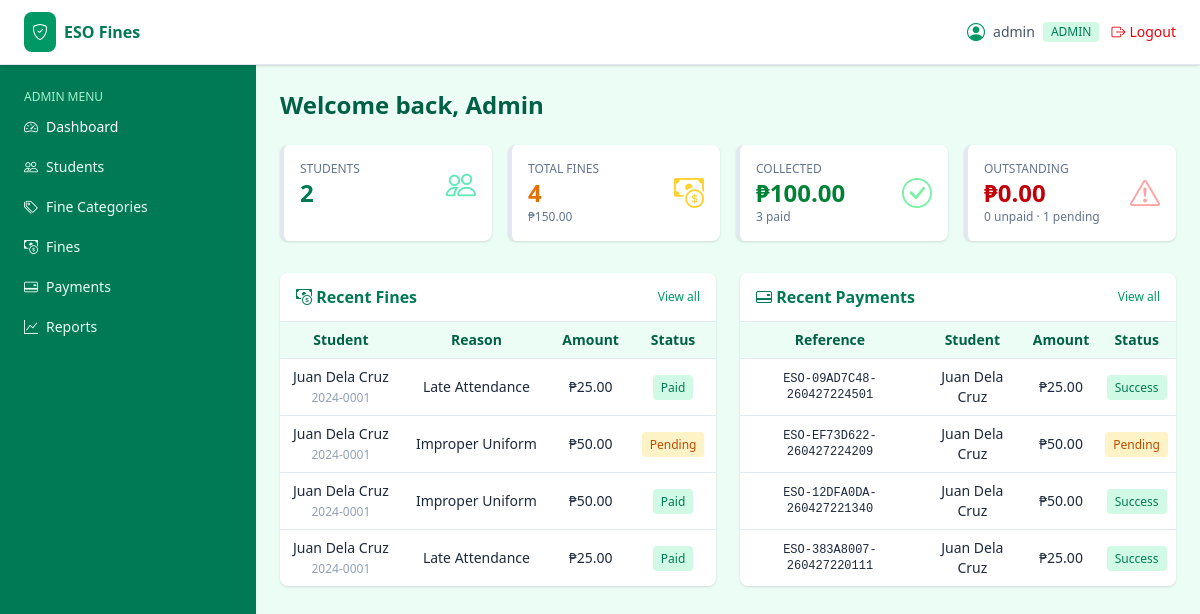
Page /admin/dashboard.php (signed in) on the committed database.
### tables this page shows
CREATE TABLE `users` (
  `id` int(11) UNSIGNED NOT NULL,
  `username` varchar(60) NOT NULL,
  `email` varchar(120) NOT NULL,
  `password` varchar(255) NOT NULL,
  `role` enum('admin','student') NOT NULL DEFAULT 'student',
  `student_id` int(11) UNSIGNED DEFAULT NULL,
  `is_active` tinyint(1) NOT NULL DEFAULT 1,
  `created_at` timestamp NOT NULL DEFAULT current_timestamp()
);

CREATE TABLE `fines` (
  `id` int(11) UNSIGNED NOT NULL,
  `student_id` int(11) UNSIGNED NOT NULL,
  `category_id` int(11) UNSIGNED DEFAULT NULL,
  `amount` decimal(10,2) NOT NULL,
  `reason` varchar(255) NOT NULL,
  `status` enum('unpaid','pending','paid','cancelled') NOT NULL DEFAULT 'unpaid',
  `issued_by` int(11) UNSIGNED NOT NULL,
  `issued_at` timestamp NOT NULL DEFAULT current_timestamp(),
  `paid_at` timestamp NULL DEFAULT NULL
);

CREATE TABLE `students` (
  `id` int(11) UNSIGNED NOT NULL,
  `student_no` varchar(30) NOT NULL,
  `full_name` varchar(150) NOT NULL,
  `email` varchar(120) NOT NULL,
  `contact` varchar(20) DEFAULT NULL,
  `course` varchar(80) DEFAULT NULL,
  `year_level` varchar(20) DEFAULT NULL,
  `section` varchar(20) DEFAULT NULL,
  `created_at` timestamp NOT NULL DEFAULT current_timestamp()
);

CREATE TABLE `payments` (
  `id` int(11) UNSIGNED NOT NULL,
  `fine_id` int(11) UNSIGNED NOT NULL,
  `student_id` int(11) UNSIGNED NOT NULL,
  `amount` decimal(10,2) NOT NULL,
  `reference_no` varchar(60) NOT NULL,
  `receipt_path` varchar(255) DEFAULT NULL,
  `payment_method` varchar(40) NOT NULL DEFAULT 'GCASH',
  `status` enum('initiated','pending','success','failed') NOT NULL DEFAULT 'initiated',
  `qr_payload` text DEFAULT NULL,
  `created_at` timestamp NOT NULL DEFAULT current_timestamp(),
  `paid_at` timestamp NULL DEFAULT NULL
);

### includes/db.php (called while the page is built, shortened)
<?php
function db() {
    static $pdo = null;
    if ($pdo === null) {
        $dsn = 'mysql:host=' . DB_HOST . ';port=' . DB_PORT . ';dbname=' . DB_NAME . ';charset=utf8mb4';
        try {
            $pdo = new PDO($dsn, DB_USER, DB_PASS, [
                PDO::ATTR_ERRMODE            => PDO::ERRMODE_EXCEPTION,
                PDO::ATTR_DEFAULT_FETCH_MODE => PDO::FETCH_ASSOC,
                PDO::ATTR_EMULATE_PREPARES   => false,
            ]);
        } catch (PDOException $e) {
            http_response_code(500);
            die('Database connection failed: ' . htmlspecialchars($e->getMessage()));
        }
    }
    return $pdo;
}
function db_all($sql, $params = []) {
    $stmt = db()->prepare($sql);
    $stmt->execute($params);
    return $stmt->fetchAll();
}
function db_one($sql, $params = []) {
    $stmt = db()->prepare($sql);
    $stmt->execute($params);
    return $stmt->fetch();
}

### includes/auth.php (called while the page is built, shortened)
<?php
require_once __DIR__ . '/db.php';
require_once __DIR__ . '/functions.php';
function current_user() {
    static $cache = null;
    if ($cache !== null && $cache['id'] === (int)$_SESSION['user_id']) return $cache;
    $cache = db_one('SELECT * FROM users WHERE id = ? AND is_active = 1', [$_SESSION['user_id']]);
    return $cache ?: null;
}
function check_session_timeout() {
    if (!current_user()) return;
}
function require_login() {
    check_session_timeout();
}
function require_role($role) {
    require_login();
}

### includes/functions.php (called while the page is built, shortened)
<?php
function e($val) {
    return htmlspecialchars((string)$val, ENT_QUOTES, 'UTF-8');
}
function peso($n) {
    return '₱' . number_format((float)$n, 2);
}

### admin/dashboard.php (the view, shortened to what this page needs)
<?php
require_once __DIR__ . '/../includes/auth.php';
require_role('admin');
$totalStudents = db_one('SELECT COUNT(*) c FROM students')['c'];
$totalFines    = db_one('SELECT COUNT(*) c, COALESCE(SUM(amount),0) a FROM fines');
$paidFines     = db_one("SELECT COUNT(*) c, COALESCE(SUM(amount),0) a FROM fines WHERE status='paid'");
$unpaidFines   = db_one("SELECT COUNT(*) c, COALESCE(SUM(amount),0) a FROM fines WHERE status='unpaid'");
$pendingFines  = db_one("SELECT COUNT(*) c FROM fines WHERE status='pending'");
$recentPayments = db_all("
    SELECT p.*, s.full_name, s.student_no
    FROM payments p
    JOIN students s ON s.id = p.student_id
    ORDER BY p.created_at DESC LIMIT 8");
$recentFines = db_all("
    SELECT f.*, s.full_name, s.student_no
    FROM fines f
    JOIN students s ON s.id = f.student_id
    ORDER BY f.issued_at DESC LIMIT 8");
include __DIR__ . '/../templates/header.php';
include __DIR__ . '/../templates/sidebar.php';
?>
<h1 class="text-2xl font-bold text-emerald-800 mb-6">Welcome back, Admin</h1>
<div class="grid grid-cols-1 sm:grid-cols-2 lg:grid-cols-4 gap-4 mb-8">
  <div class="bg-white border-l-4 border-emerald-600 rounded-lg shadow p-4">
    <div class="flex items-center justify-between">
      <div>
        <p class="text-xs text-slate-500 uppercase">Students</p>
        <p class="text-2xl font-bold text-emerald-700"><?= e($totalStudents) ?></p>
      </div>
      <i class="bi bi-people text-3xl text-emerald-300"></i>
    </div>
  </div>
  <div class="bg-white border-l-4 border-amber-500 rounded-lg shadow p-4">
    <div class="flex items-center justify-between">
      <div>
        <p class="text-xs text-slate-500 uppercase">Total Fines</p>
        <p class="text-2xl font-bold text-amber-600"><?= e($totalFines['c']) ?></p>
        <p class="text-xs text-slate-500"><?= peso($totalFines['a']) ?></p>
      </div>
      <i class="bi bi-cash-coin text-3xl text-amber-300"></i>
    </div>
  </div>
  <div class="bg-white border-l-4 border-green-600 rounded-lg shadow p-4">
    <div class="flex items-center justify-between">
      <div>
        <p class="text-xs text-slate-500 uppercase">Collected</p>
        <p class="text-2xl font-bold text-green-700"><?= peso($paidFines['a']) ?></p>
        <p class="text-xs text-slate-500"><?= e($paidFines['c']) ?> paid</p>
      </div>
      <i class="bi bi-check-circle text-3xl text-green-300"></i>
    </div>
  </div>
  <div class="bg-white border-l-4 border-red-600 rounded-lg shadow p-4">
    <div class="flex items-center justify-between">
      <div>
        <p class="text-xs text-slate-500 uppercase">Outstanding</p>
        <p class="text-2xl font-bold text-red-700"><?= peso($unpaidFines['a']) ?></p>
        <p class="text-xs text-slate-500"><?= e($unpaidFines['c']) ?> unpaid · <?= e($pendingFines['c']) ?> pending</p>
      </div>
      <i class="bi bi-exclamation-triangle text-3xl text-red-300"></i>
    </div>
  </div>
</div>
<div class="grid grid-cols-1 lg:grid-cols-2 gap-6">
  <div class="bg-white rounded-lg shadow">
    <div class="px-4 py-3 border-b flex items-center justify-between">
      <h2 class="font-semibold text-emerald-700"><i class="bi bi-cash-coin"></i> Recent Fines</h2>
      <a href="<?= APP_URL ?>/admin/fines.php" class="text-xs text-emerald-600 hover:underline">View all</a>
    </div>
    <div class="overflow-x-auto desktop-table">
    <table class="w-full text-sm min-w-[380px]">
      <thead class="bg-emerald-50 text-emerald-800">
        <tr><th class="text-left p-2">Student</th><th class="text-left p-2">Reason</th><th class="text-right p-2">Amount</th><th class="p-2">Status</th></tr>
      </thead>
      <tbody>
        <?php foreach ($recentFines as $f): ?>
          <tr class="border-t">
            <td class="p-2"><?= e($f['full_name']) ?><br><span class="text-xs text-slate-400"><?= e($f['student_no']) ?></span></td>
            <td class="p-2"><?= e($f['reason']) ?></td>
            <td class="p-2 text-right"><?= peso($f['amount']) ?></td>
            <td class="p-2 text-center"><?php
              $cls = ['unpaid'=>'bg-red-100 text-red-700','pending'=>'bg-amber-100 text-amber-700','paid'=>'bg-emerald-100 text-emerald-700','cancelled'=>'bg-slate-100 text-slate-600'][$f['status']];
              echo '<span class="text-xs px-2 py-1 rounded ' . $cls . '">' . e(ucfirst($f['status'])) . '</span>';
            ?></td>
          </tr>
        <?php endforeach; if (!$recentFines): ?>
          <tr><td colspan="4" class="text-center text-slate-400 p-4">No fines yet.</td></tr>
        <?php endif; ?>
      </tbody>
    </table>
    </div>
  </div>
  <div class="bg-white rounded-lg shadow">
    <div class="px-4 py-3 border-b flex items-center justify-between">
      <h2 class="font-semibold text-emerald-700"><i class="bi bi-credit-card-2-back"></i> Recent Payments</h2>
      <a href="<?= APP_URL ?>/admin/payments.php" class="text-xs text-emerald-600 hover:underline">View all</a>
    </div>
    <div class="overflow-x-auto desktop-table">
    <table class="w-full text-sm min-w-[380px]">
      <thead class="bg-emerald-50 text-emerald-800">
        <tr><th class="text-left p-2">Reference</th><th class="text-left p-2">Student</th><th class="text-right p-2">Amount</th><th class="p-2">Status</th></tr>
      </thead>
      <tbody>
        <?php foreach ($recentPayments as $p): ?>
          <tr class="border-t">
            <td class="p-2 font-mono text-xs"><?= e($p['reference_no']) ?></td>
            <td class="p-2"><?= e($p['full_name']) ?></td>
            <td class="p-2 text-right"><?= peso($p['amount']) ?></td>
            <td class="p-2 text-center"><?php
              $cls = ['initiated'=>'bg-slate-100 text-slate-700','pending'=>'bg-amber-100 text-amber-700','success'=>'bg-emerald-100 text-emerald-700','failed'=>'bg-red-100 text-red-700'][$p['status']];
              echo '<span class="text-xs px-2 py-1 rounded ' . $cls . '">' . e(ucfirst($p['status'])) . '</span>';
            ?></td>
          </tr>
        <?php endforeach; if (!$recentPayments): ?>
          <tr><td colspan="4" class="text-center text-slate-400 p-4">No payments yet.</td></tr>
        <?php endif; ?>
      </tbody>
    </table>
    </div>
  </div>
</div>
<?php include __DIR__ . '/../templates/footer.php'; ?>

### templates/header.php (shortened to what this page needs)
<?php
require_once __DIR__ . '/../includes/auth.php';
$user = current_user();
?>
<!DOCTYPE html>
<html lang="en">
<head>
<link id="tw-css" rel="stylesheet" href="<?= APP_URL ?>/assets/css/tailwind.min.css">
<link id="bi-css" rel="stylesheet" href="<?= APP_URL ?>/assets/css/bootstrap-icons.min.css">
</head>
<body class="bg-emerald-50 text-slate-800 min-h-screen">
<header class="bg-white border-b border-emerald-100 sticky top-0 z-30 shadow-sm">
  <div class="flex items-center justify-between px-4 md:px-6 py-3">
    <div class="flex items-center gap-3">
      <a href="<?= APP_URL ?>" class="flex items-center gap-2">
        <span class="bg-emerald-600 text-white p-2 rounded-lg"><i class="bi bi-shield-check"></i></span>
        <span class="font-bold text-emerald-700">ESO Fines</span>
      </a>
    </div>
    <div class="flex items-center gap-3">
      <span class="hidden sm:flex items-center gap-2 text-sm text-slate-600">
        <i class="bi bi-person-circle text-emerald-600 text-lg"></i>
        <?= e($user['username']) ?>
        <span class="text-xs uppercase bg-emerald-100 text-emerald-700 px-2 py-0.5 rounded"><?= e($user['role']) ?></span>
      </span>
      <a href="<?= APP_URL ?>/actions/logout.php" class="text-sm text-red-600 hover:underline flex items-center gap-1">
        <i class="bi bi-box-arrow-right"></i> Logout
      </a>
    </div>
  </div>
</header>
<div class="flex">

### templates/header.php (style rules this page uses)
*, *::before, *::after { border-color: #e2e8f0; }
body { font-family: 'Segoe UI', Tahoma, Geneva, Verdana, sans-serif; }
main table th, main table td { text-align: center !important; vertical-align: middle; }

### rows in the picture
users: username "admin", role "ADMIN"
fines: student.full_name "Juan Dela Cruz", student.student_no "2024-0001", reason "Late Attendance", amount "₱25.00", status "Paid"
fines: student.full_name "Juan Dela Cruz", student.student_no "2024-0001", reason "Improper Uniform", amount "₱50.00", status "Pending"
fines: student.full_name "Juan Dela Cruz", student.student_no "2024-0001", reason "Improper Uniform", amount "₱50.00", status "Paid"
fines: student.full_name "Juan Dela Cruz", student.student_no "2024-0001", reason "Late Attendance", amount "₱25.00", status "Paid"
payments: reference_no "ESO-09AD7C48-260427224501", student.full_name "Juan Dela Cruz", amount "₱25.00", status "Success"
payments: reference_no "ESO-EF73D622-260427224209", student.full_name "Juan Dela Cruz", amount "₱50.00", status "Pending"
payments: reference_no "ESO-12DFA0DA-260427221340", student.full_name "Juan Dela Cruz", amount "₱50.00", status "Success"
payments: reference_no "ESO-383A8007-260427220111", student.full_name "Juan Dela Cruz", amount "₱25.00", status "Success"

### other values in the picture
$totalStudents "2"
$totalFines['c'] "4"
peso($totalFines['a']) "₱150.00"
peso($paidFines['a']) "₱100.00"
$paidFines['c'] "3"
peso($unpaidFines['a']) "₱0.00"
$unpaidFines['c'] "0"
$pendingFines['c'] "1"
